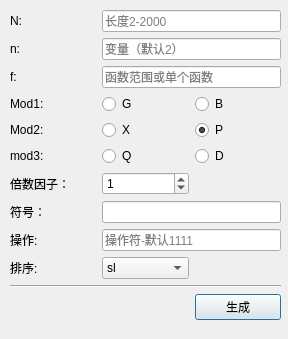
<?xml version="1.0" encoding="UTF-8"?>
<ui version="4.0">
 <class>Dialog_pascal</class>
 <widget class="QDialog" name="Dialog_pascal">
  <property name="geometry">
   <rect>
    <x>0</x>
    <y>0</y>
    <width>288</width>
    <height>339</height>
   </rect>
  </property>
  <property name="sizePolicy">
   <sizepolicy hsizetype="Preferred" vsizetype="Preferred">
    <horstretch>0</horstretch>
    <verstretch>0</verstretch>
   </sizepolicy>
  </property>
  <property name="windowTitle">
   <string>二项分布图示参数</string>
  </property>
  <widget class="QWidget" name="gridLayoutWidget">
   <property name="geometry">
    <rect>
     <x>10</x>
     <y>10</y>
     <width>271</width>
     <height>314</height>
    </rect>
   </property>
   <layout class="QGridLayout" name="gridLayout">
    <item row="6" column="0">
     <widget class="QLabel" name="label_7">
      <property name="text">
       <string>倍数因子：</string>
      </property>
     </widget>
    </item>
    <item row="4" column="2">
     <widget class="QRadioButton" name="radioButton_QoM">
      <property name="toolTip">
       <string>动量</string>
      </property>
      <property name="whatsThis">
       <string>动量</string>
      </property>
      <property name="text">
       <string>P</string>
      </property>
      <property name="checked">
       <bool>true</bool>
      </property>
      <attribute name="buttonGroup">
       <string notr="true">buttonGroup</string>
      </attribute>
     </widget>
    </item>
    <item row="4" column="1">
     <widget class="QRadioButton" name="radioButton_position">
      <property name="toolTip">
       <string>位置</string>
      </property>
      <property name="whatsThis">
       <string>位置</string>
      </property>
      <property name="text">
       <string>X</string>
      </property>
      <attribute name="buttonGroup">
       <string notr="true">buttonGroup</string>
      </attribute>
     </widget>
    </item>
    <item row="8" column="0">
     <widget class="QLabel" name="label_6">
      <property name="text">
       <string>操作:</string>
      </property>
     </widget>
    </item>
    <item row="7" column="1" colspan="2">
     <widget class="QLineEdit" name="lineEdit_4"/>
    </item>
    <item row="11" column="2">
     <widget class="QPushButton" name="pushButton">
      <property name="text">
       <string>生成</string>
      </property>
     </widget>
    </item>
    <item row="3" column="1">
     <widget class="QRadioButton" name="radioButton_gonssise">
      <property name="toolTip">
       <string>高斯</string>
      </property>
      <property name="whatsThis">
       <string>高斯</string>
      </property>
      <property name="text">
       <string>G</string>
      </property>
      <attribute name="buttonGroup">
       <string notr="true">buttonGroup_2</string>
      </attribute>
     </widget>
    </item>
    <item row="10" column="0" colspan="3">
     <widget class="Line" name="line">
      <property name="orientation">
       <enum>Qt::Horizontal</enum>
      </property>
     </widget>
    </item>
    <item row="8" column="1" colspan="2">
     <widget class="QLineEdit" name="lineEdit_operation">
      <property name="maxLength">
       <number>4</number>
      </property>
      <property name="placeholderText">
       <string>操作符-默认1111</string>
      </property>
     </widget>
    </item>
    <item row="5" column="2">
     <widget class="QRadioButton" name="radioButton_discrete">
      <property name="toolTip">
       <string>离散</string>
      </property>
      <property name="whatsThis">
       <string>经典</string>
      </property>
      <property name="text">
       <string>D</string>
      </property>
      <attribute name="buttonGroup">
       <string notr="true">buttonGroup_3</string>
      </attribute>
     </widget>
    </item>
    <item row="2" column="0">
     <widget class="QLabel" name="label_3">
      <property name="text">
       <string>f:</string>
      </property>
     </widget>
    </item>
    <item row="0" column="1" colspan="2">
     <widget class="QLineEdit" name="lineEdit">
      <property name="placeholderText">
       <string>长度2-2000</string>
      </property>
     </widget>
    </item>
    <item row="4" column="0">
     <widget class="QLabel" name="label_4">
      <property name="text">
       <string>Mod2:</string>
      </property>
     </widget>
    </item>
    <item row="3" column="2">
     <widget class="QRadioButton" name="radioButton_bayes">
      <property name="toolTip">
       <string>贝叶斯</string>
      </property>
      <property name="whatsThis">
       <string>贝叶斯</string>
      </property>
      <property name="text">
       <string>B</string>
      </property>
      <attribute name="buttonGroup">
       <string notr="true">buttonGroup_2</string>
      </attribute>
     </widget>
    </item>
    <item row="1" column="1" colspan="2">
     <widget class="QLineEdit" name="lineEdit_2">
      <property name="placeholderText">
       <string>变量（默认2）</string>
      </property>
     </widget>
    </item>
    <item row="5" column="1">
     <widget class="QRadioButton" name="radioButton_quantum">
      <property name="toolTip">
       <string>量子</string>
      </property>
      <property name="whatsThis">
       <string>量子</string>
      </property>
      <property name="text">
       <string>Q</string>
      </property>
      <attribute name="buttonGroup">
       <string notr="true">buttonGroup_3</string>
      </attribute>
     </widget>
    </item>
    <item row="2" column="1" colspan="2">
     <widget class="QLineEdit" name="lineEdit_3">
      <property name="placeholderText">
       <string>函数范围或单个函数</string>
      </property>
     </widget>
    </item>
    <item row="7" column="0">
     <widget class="QLabel" name="label_8">
      <property name="text">
       <string>符号：</string>
      </property>
     </widget>
    </item>
    <item row="1" column="0">
     <widget class="QLabel" name="label_2">
      <property name="text">
       <string>n:</string>
      </property>
     </widget>
    </item>
    <item row="5" column="0">
     <widget class="QLabel" name="label_5">
      <property name="text">
       <string>mod3:</string>
      </property>
     </widget>
    </item>
    <item row="0" column="0">
     <widget class="QLabel" name="label_lenght">
      <property name="text">
       <string>N:</string>
      </property>
     </widget>
    </item>
    <item row="3" column="0">
     <widget class="QLabel" name="label">
      <property name="text">
       <string>Mod1:</string>
      </property>
     </widget>
    </item>
    <item row="6" column="1">
     <widget class="QSpinBox" name="spinBox">
      <property name="value">
       <number>1</number>
      </property>
     </widget>
    </item>
    <item row="9" column="0">
     <widget class="QLabel" name="label_9">
      <property name="text">
       <string>排序:</string>
      </property>
     </widget>
    </item>
    <item row="9" column="1">
     <widget class="QComboBox" name="comboBox">
      <property name="currentText">
       <string>sl</string>
      </property>
      <item>
       <property name="text">
        <string>sl</string>
       </property>
      </item>
      <item>
       <property name="text">
        <string>f</string>
       </property>
      </item>
      <item>
       <property name="text">
        <string>c</string>
       </property>
      </item>
     </widget>
    </item>
   </layout>
  </widget>
 </widget>
 <resources/>
 <connections/>
 <buttongroups>
  <buttongroup name="buttonGroup_3"/>
  <buttongroup name="buttonGroup_2"/>
  <buttongroup name="buttonGroup"/>
 </buttongroups>
</ui>
